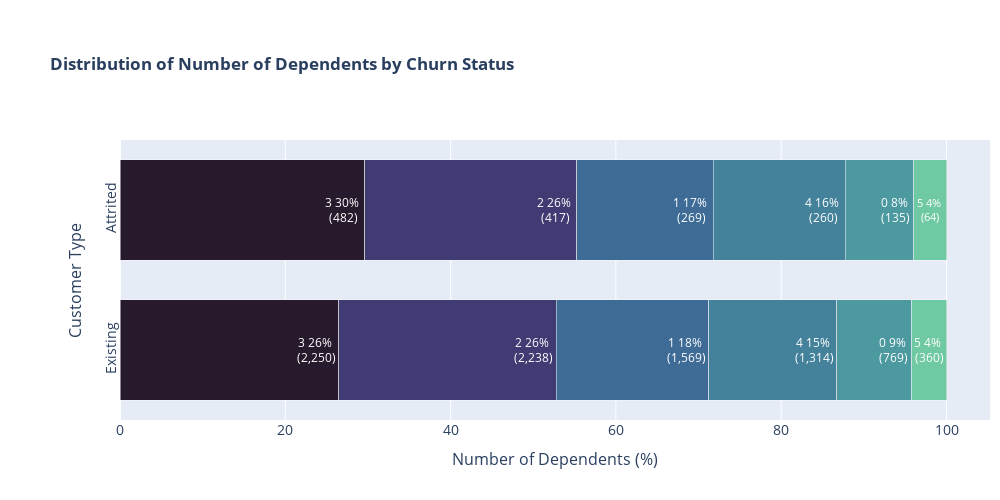

The notebook cell saved with this chart:
### Code cell
plot_distr_cat('dependents', 'Number of Dependents')

### Figure 1 — Plotly figure (JSON) as saved in the notebook; plotly's stock layout.template omitted (floating-point values rounded to 4 significant figures)
{"data": [{"hovertext": [2250, 2238, 1569, 1314, 769, 360], "marker": {"color": ["rgb(39, 26, 44)", "rgb(64, 60, 115)", "rgb(62, 108, 150)", "rgb(68, 130, 155)", "rgb(76, 153, 160)", "rgb(111, 201, 163)", "rgb(156, 219, 165)"], "line": {"color": "rgb(248, 248, 249)", "width": 0.5}}, "name": "Existing", "orientation": "h", "showlegend": false, "text": [3, 2, 1, 4, 0, 5], "textfont": {"color": "white", "size": 12}, "textposition": "inside", "texttemplate": "%{text} %{x:.0f}% <br>(%{hovertext:,d})", "type": "bar", "x": [26.47, 26.33, 18.46, 15.46, 9.047, 4.235], "y": ["Existing", "Existing", "Existing", "Existing", "Existing", "Existing"]}, {"hovertext": [482, 417, 269, 260, 135, 64], "marker": {"color": ["rgb(39, 26, 44)", "rgb(64, 60, 115)", "rgb(62, 108, 150)", "rgb(68, 130, 155)", "rgb(76, 153, 160)", "rgb(111, 201, 163)", "rgb(156, 219, 165)"], "line": {"color": "rgb(248, 248, 249)", "width": 0.5}}, "name": "Attrited", "orientation": "h", "showlegend": false, "text": [3, 2, 1, 4, 0, 5], "textfont": {"color": "white", "size": 12}, "textposition": "inside", "texttemplate": "%{text} %{x:.0f}% <br>(%{hovertext:,d})", "type": "bar", "x": [29.63, 25.63, 16.53, 15.98, 8.297, 3.934], "y": ["Attrited", "Attrited", "Attrited", "Attrited", "Attrited", "Attrited"]}], "layout": {"bargap": 0.2, "bargroupgap": 0.1, "barmode": "stack", "height": 500, "margin": {"b": 80, "l": 120, "r": 10, "t": 140}, "title": {"text": "<b>Distribution of Number of Dependents by Churn Status<b>"}, "width": 1000, "xaxis": {"autorange": true, "range": [0, 105.3], "tickangle": 0, "tickfont": {"size": 14}, "tickmode": "array", "ticktext": ["0%", "10%", "20%", "30%", "40%", "50%", "60%", "70%", "80%", "90%", "100%"], "title": {"font": {"size": 16}, "text": "Number of Dependents (%)"}, "type": "linear"}, "yaxis": {"autorange": true, "range": [-0.5, 1.5], "tickangle": -90, "tickfont": {"size": 14}, "title": {"font": {"size": 16}, "text": "Customer Type"}, "type": "category"}}}
